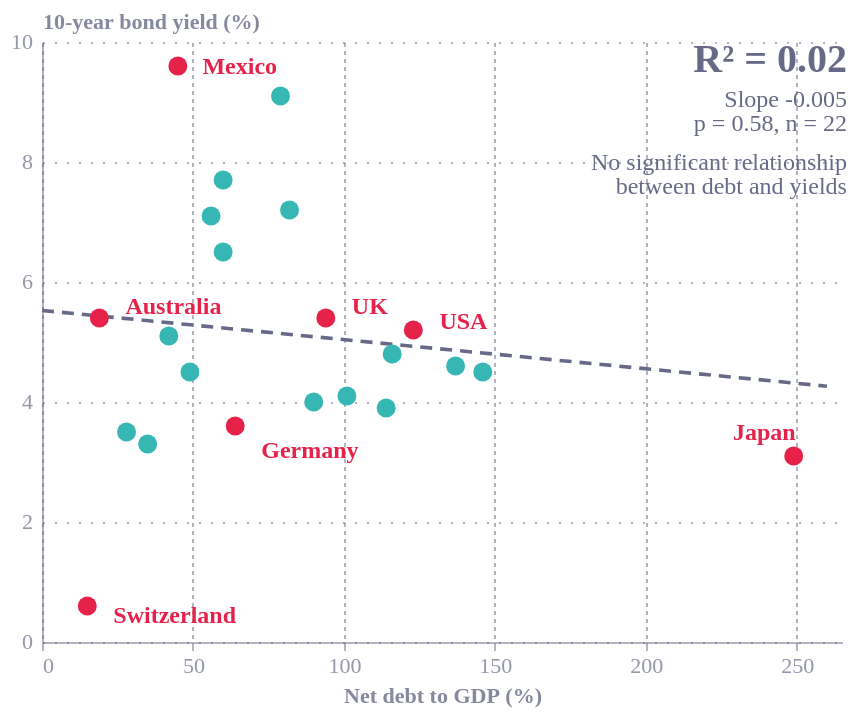

Source (notebook cell):
### Code cell
import altair as alt
import pandas as pd
from scipy import stats
from ecostyles import EcoStyles

styles = EcoStyles()
styles.register_and_enable_theme()

GREY = "#676A86"  # ecostyles axis grey, used for the trend line and annotation

# --- Data (read off the screenshot; swap in the real series) -----------------
# Highlighted economies: name, net debt/GDP, 10y yield, label x, label y, label align
highlighted = pd.DataFrame(
    [
        ("Mexico",       45, 9.6,  48.5, 9.6,  "left"),
        ("Australia",    19, 5.4,  23.0, 5.6,  "left"),
        ("UK",           94, 5.4,  98.0, 5.6,  "left"),
        ("USA",         123, 5.2, 127.0, 5.35, "left"),
        ("Germany",      64, 3.6,  68.0, 3.2,  "left"),
        ("Japan",       249, 3.1, 245.0, 3.5,  "right"),
        ("Switzerland",  15, 0.6,  19.0, 0.45, "left"),
    ],
    columns=["economy", "net_debt", "bond_yield", "label_x", "label_y", "align"],
)
highlighted["group"] = "Highlighted"

others = pd.DataFrame(
    [(79, 9.1), (60, 7.7), (56, 7.1), (82, 7.2), (60, 6.5), (42, 5.1), (49, 4.5),
     (28, 3.5), (35, 3.3), (90, 4.0), (101, 4.1), (114, 3.9), (116, 4.8),
     (137, 4.6), (146, 4.5)],
    columns=["net_debt", "bond_yield"],
)
others["economy"] = [f"Economy {i}" for i in range(1, len(others) + 1)]
others["group"] = "Other economies"

# others first so highlighted points draw on top
df = pd.concat([others, highlighted], ignore_index=True)

# --- OLS fit -----------------------------------------------------------------
fit = stats.linregress(df["net_debt"], df["bond_yield"])
trend_df = pd.DataFrame({"net_debt": [0, 260]})
trend_df["bond_yield"] = fit.intercept + fit.slope * trend_df["net_debt"]

ann = pd.DataFrame(
    {
        "x": 262,
        "y": [9.7, 9.05, 8.65, 8.0, 7.6],
        "t": [
            f"R² = {fit.rvalue**2:.2f}",
            f"Slope {fit.slope:.3f}",
            f"p = {fit.pvalue:.2f}, n = {len(df)}",
            "No significant relationship",
            "between debt and yields",
        ],
    }
)

# --- Shared encodings (identical on every layer so axes/scales merge cleanly) -
xs = alt.Scale(domain=[0, 265], nice=False)
ys = alt.Scale(domain=[0, 10])

def xenc(field):
    return alt.X(field, type="quantitative", scale=xs, title="Net debt to GDP (%)",
                 axis=alt.Axis(values=[0, 50, 100, 150, 200, 250]))

def yenc(field):
    return alt.Y(field, type="quantitative", scale=ys, title="10-year bond yield (%)",
                 axis=alt.Axis(values=[0, 2, 4, 6, 8, 10]))

colour = alt.Color(
    "group:N", legend=None,
    scale=alt.Scale(domain=["Other economies", "Highlighted"]),  # theme palette: teal, then red
)

# --- Layers ------------------------------------------------------------------
trend = (
    alt.Chart(trend_df)
    .mark_line(strokeDash=[6, 4], strokeWidth=1.8, color=GREY)
    .encode(x=xenc("net_debt"), y=yenc("bond_yield"))
)

points = (
    alt.Chart(df)
    .mark_circle(size=90, opacity=1)
    .encode(
        x=xenc("net_debt"), y=yenc("bond_yield"), color=colour,
        tooltip=["economy:N", "net_debt:Q", "bond_yield:Q"],
    )
)

def labels(align):
    return (
        alt.Chart(highlighted[highlighted["align"] == align])
        .mark_text(align=align, baseline="middle", fontSize=12, fontWeight="bold")
        .encode(x=xenc("label_x"), y=yenc("label_y"), text="economy:N", color=colour)
    )

def note(rows, **mark):
    return (
        alt.Chart(rows)
        .mark_text(align="right", baseline="middle", color=GREY, **mark)
        .encode(x=xenc("x"), y=yenc("y"), text="t:N")
    )

chart = (
    trend + points + labels("left") + labels("right")
    + note(ann.iloc[:1], fontSize=20, fontWeight="bold")
    + note(ann.iloc[1:], fontSize=12)
).properties(
    width=400,
    height=300,
    
)

styles.save(chart, path=".", name="debt_and_bond_yields", svg=True)
chart

### Figure 1 — Vega-Lite specification as saved in the notebook (floating-point values rounded to 4 significant figures)
{"config": {"font": "Circular Std", "text": {"color": "#676A86", "align": "left", "baseline": "middle", "dx": 7, "dy": 0, "fontSize": 11}, "view": {"stroke": null, "continuousWidth": 400, "continuousHeight": 300, "discreteWidth": 400, "discreteHeight": 300}, "range": {"category": ["#36B7B4", "#E6224B", "#F4C245", "#0063AF", "#00A767", "#179FDB", "#EB5C2E"], "diverging": ["#E6224B", "#E54753", "#C9C9C9", "#179FDB", "#122B39"], "heatmap": ["#C9C9C9", "#179FDB", "#0063AF", "#122B39"], "ordinal": ["#00A767", "#36B7B4", "#179FDB", "#0063AF", "#243B5A"]}, "bar": {"color": "#179fdb"}, "line": {"color": "#e6224b"}, "rule": {"color": "#676A86"}, "area": {"opacity": 0.3}, "point": {"filled": true, "size": 80, "color": "#e6224b", "opacity": 0.95}, "geoshape": {"stroke": "white", "strokeWidth": 0.3}, "rect": {"fill": "#d6d4d4", "opacity": 0.3}, "axis": {"labelColor": "#676A86", "labelFontSize": 11, "labelFont": "Circular Std", "labelOpacity": 0.7, "tickColor": "#676A86", "tickOpacity": 0.5, "domainColor": "#676A86", "domainOpacity": 0.5, "gridColor": "#676A86", "gridDash": [2, 2], "gridOpacity": 0.5, "title": null, "titleColor": "#676A86", "titleOpacity": 0.8, "tickSize": 4}, "axisXDiscrete": {"grid": false, "labelAngle": 0, "tickCount": 10, "tickOpacity": 0.5, "title": null}, "axisYDiscrete": {"ticks": false, "labelPadding": 5}, "axisXTemporal": {"grid": false, "ticks": true}, "axisXQuantitative": {"grid": true}, "axisYQuantitative": {"gridColor": "#676A86", "gridDash": [1, 5], "gridOpacity": 0.5, "ticks": false, "labelPadding": 5, "tickCount": 8, "titleAngle": 0, "titleAlign": "left", "titleBaseline": "bottom", "titleX": 0, "titleY": -5}, "title": {"color": "#676A86E6", "subtitleColor": "#676A86", "font": "Circular Std", "subtitleFont": "Circular Std", "anchor": "start", "fontSize": 14, "subtitleFontSize": 12, "subtitlePadding": 4, "offset": 0, "frame": "group"}, "legend": {"titleColor": "#122b39", "title": null, "labelColor": "#122b39", "labelFontSize": 11}}, "layer": [{"data": {"name": "data-83cdd19a02a948b5a04bc7043479449d"}, "mark": {"type": "line", "color": "#676A86", "strokeDash": [6, 4], "strokeWidth": 1.8}, "encoding": {"x": {"axis": {"values": [0, 50, 100, 150, 200, 250]}, "field": "net_debt", "scale": {"domain": [0, 265], "nice": false}, "title": "Net debt to GDP (%)", "type": "quantitative"}, "y": {"axis": {"values": [0, 2, 4, 6, 8, 10]}, "field": "bond_yield", "scale": {"domain": [0, 10]}, "title": "10-year bond yield (%)", "type": "quantitative"}}}, {"data": {"name": "data-b47c05528cc51f1d627eaf975bf48d40"}, "mark": {"type": "circle", "opacity": 1, "size": 90}, "encoding": {"color": {"field": "group", "legend": null, "scale": {"domain": ["Other economies", "Highlighted"]}, "type": "nominal"}, "tooltip": [{"field": "economy", "type": "nominal"}, {"field": "net_debt", "type": "quantitative"}, {"field": "bond_yield", "type": "quantitative"}], "x": {"axis": {"values": [0, 50, 100, 150, 200, 250]}, "field": "net_debt", "scale": {"domain": [0, 265], "nice": false}, "title": "Net debt to GDP (%)", "type": "quantitative"}, "y": {"axis": {"values": [0, 2, 4, 6, 8, 10]}, "field": "bond_yield", "scale": {"domain": [0, 10]}, "title": "10-year bond yield (%)", "type": "quantitative"}}}, {"data": {"name": "data-68605d41a5dae770433f80955f46cd77"}, "mark": {"type": "text", "align": "left", "baseline": "middle", "fontSize": 12, "fontWeight": "bold"}, "encoding": {"color": {"field": "group", "legend": null, "scale": {"domain": ["Other economies", "Highlighted"]}, "type": "nominal"}, "text": {"field": "economy", "type": "nominal"}, "x": {"axis": {"values": [0, 50, 100, 150, 200, 250]}, "field": "label_x", "scale": {"domain": [0, 265], "nice": false}, "title": "Net debt to GDP (%)", "type": "quantitative"}, "y": {"axis": {"values": [0, 2, 4, 6, 8, 10]}, "field": "label_y", "scale": {"domain": [0, 10]}, "title": "10-year bond yield (%)", "type": "quantitative"}}}, {"data": {"name": "data-f4620f28e85bee65385818c557eae950"}, "mark": {"type": "text", "align": "right", "baseline": "middle", "fontSize": 12, "fontWeight": "bold"}, "encoding": {"color": {"field": "group", "legend": null, "scale": {"domain": ["Other economies", "Highlighted"]}, "type": "nominal"}, "text": {"field": "economy", "type": "nominal"}, "x": {"axis": {"values": [0, 50, 100, 150, 200, 250]}, "field": "label_x", "scale": {"domain": [0, 265], "nice": false}, "title": "Net debt to GDP (%)", "type": "quantitative"}, "y": {"axis": {"values": [0, 2, 4, 6, 8, 10]}, "field": "label_y", "scale": {"domain": [0, 10]}, "title": "10-year bond yield (%)", "type": "quantitative"}}}, {"data": {"name": "data-dd5e046c45ca7c544ca0f4cc6e3fda4a"}, "mark": {"type": "text", "align": "right", "baseline": "middle", "color": "#676A86", "fontSize": 20, "fontWeight": "bold"}, "encoding": {"text": {"field": "t", "type": "nominal"}, "x": {"axis": {"values": [0, 50, 100, 150, 200, 250]}, "field": "x", "scale": {"domain": [0, 265], "nice": false}, "title": "Net debt to GDP (%)", "type": "quantitative"}, "y": {"axis": {"values": [0, 2, 4, 6, 8, 10]}, "field": "y", "scale": {"domain": [0, 10]}, "title": "10-year bond yield (%)", "type": "quantitative"}}}, {"data": {"name": "data-f8284f782bee87d876ac98cd3308514a"}, "mark": {"type": "text", "align": "right", "baseline": "middle", "color": "#676A86", "fontSize": 12}, "encoding": {"text": {"field": "t", "type": "nominal"}, "x": {"axis": {"values": [0, 50, 100, 150, 200, 250]}, "field": "x", "scale": {"domain": [0, 265], "nice": false}, "title": "Net debt to GDP (%)", "type": "quantitative"}, "y": {"axis": {"values": [0, 2, 4, 6, 8, 10]}, "field": "y", "scale": {"domain": [0, 10]}, "title": "10-year bond yield (%)", "type": "quantitative"}}}], "height": 300, "width": 400, "$schema": "https://vega.github.io/schema/vega-lite/v6.4.1.json", "datasets": {"data-83cdd19a02a948b5a04bc7043479449d": [{"net_debt": 0, "bond_yield": 5.525}, {"net_debt": 260, "bond_yield": 4.263}], "data-b47c05528cc51f1d627eaf975bf48d40": [{"net_debt": 79, "bond_yield": 9.1, "economy": "Economy 1", "group": "Other economies", "label_x": null, "label_y": null, "align": null}, {"net_debt": 60, "bond_yield": 7.7, "economy": "Economy 2", "group": "Other economies", "label_x": null, "label_y": null, "align": null}, {"net_debt": 56, "bond_yield": 7.1, "economy": "Economy 3", "group": "Other economies", "label_x": null, "label_y": null, "align": null}, {"net_debt": 82, "bond_yield": 7.2, "economy": "Economy 4", "group": "Other economies", "label_x": null, "label_y": null, "align": null}, {"net_debt": 60, "bond_yield": 6.5, "economy": "Economy 5", "group": "Other economies", "label_x": null, "label_y": null, "align": null}, {"net_debt": 42, "bond_yield": 5.1, "economy": "Economy 6", "group": "Other economies", "label_x": null, "label_y": null, "align": null}, {"net_debt": 49, "bond_yield": 4.5, "economy": "Economy 7", "group": "Other economies", "label_x": null, "label_y": null, "align": null}, {"net_debt": 28, "bond_yield": 3.5, "economy": "Economy 8", "group": "Other economies", "label_x": null, "label_y": null, "align": null}, {"net_debt": 35, "bond_yield": 3.3, "economy": "Economy 9", "group": "Other economies", "label_x": null, "label_y": null, "align": null}, {"net_debt": 90, "bond_yield": 4.0, "economy": "Economy 10", "group": "Other economies", "label_x": null, "label_y": null, "align": null}, {"net_debt": 101, "bond_yield": 4.1, "economy": "Economy 11", "group": "Other economies", "label_x": null, "label_y": null, "align": null}, {"net_debt": 114, "bond_yield": 3.9, "economy": "Economy 12", "group": "Other economies", "label_x": null, "label_y": null, "align": null}, {"net_debt": 116, "bond_yield": 4.8, "economy": "Economy 13", "group": "Other economies", "label_x": null, "label_y": null, "align": null}, {"net_debt": 137, "bond_yield": 4.6, "economy": "Economy 14", "group": "Other economies", "label_x": null, "label_y": null, "align": null}, {"net_debt": 146, "bond_yield": 4.5, "economy": "Economy 15", "group": "Other economies", "label_x": null, "label_y": null, "align": null}, {"net_debt": 45, "bond_yield": 9.6, "economy": "Mexico", "group": "Highlighted", "label_x": 48.5, "label_y": 9.6, "align": "left"}, {"net_debt": 19, "bond_yield": 5.4, "economy": "Australia", "group": "Highlighted", "label_x": 23.0, "label_y": 5.6, "align": "left"}, {"net_debt": 94, "bond_yield": 5.4, "economy": "UK", "group": "Highlighted", "label_x": 98.0, "label_y": 5.6, "align": "left"}, {"net_debt": 123, "bond_yield": 5.2, "economy": "USA", "group": "Highlighted", "label_x": 127.0, "label_y": 5.35, "align": "left"}, {"net_debt": 64, "bond_yield": 3.6, "economy": "Germany", "group": "Highlighted", "label_x": 68.0, "label_y": 3.2, "align": "left"}, {"net_debt": 249, "bond_yield": 3.1, "economy": "Japan", "group": "Highlighted", "label_x": 245.0, "label_y": 3.5, "align": "right"}, {"net_debt": 15, "bond_yield": 0.6, "economy": "Switzerland", "group": "Highlighted", "label_x": 19.0, "label_y": 0.45, "align": "left"}], "data-68605d41a5dae770433f80955f46cd77": [{"economy": "Mexico", "net_debt": 45, "bond_yield": 9.6, "label_x": 48.5, "label_y": 9.6, "align": "left", "group": "Highlighted"}, {"economy": "Australia", "net_debt": 19, "bond_yield": 5.4, "label_x": 23.0, "label_y": 5.6, "align": "left", "group": "Highlighted"}, {"economy": "UK", "net_debt": 94, "bond_yield": 5.4, "label_x": 98.0, "label_y": 5.6, "align": "left", "group": "Highlighted"}, {"economy": "USA", "net_debt": 123, "bond_yield": 5.2, "label_x": 127.0, "label_y": 5.35, "align": "left", "group": "Highlighted"}, {"economy": "Germany", "net_debt": 64, "bond_yield": 3.6, "label_x": 68.0, "label_y": 3.2, "align": "left", "group": "Highlighted"}, {"economy": "Switzerland", "net_debt": 15, "bond_yield": 0.6, "label_x": 19.0, "label_y": 0.45, "align": "left", "group": "Highlighted"}], "data-f4620f28e85bee65385818c557eae950": [{"economy": "Japan", "net_debt": 249, "bond_yield": 3.1, "label_x": 245.0, "label_y": 3.5, "align": "right", "group": "Highlighted"}], "data-dd5e046c45ca7c544ca0f4cc6e3fda4a": [{"x": 262, "y": 9.7, "t": "R² = 0.02"}], "data-f8284f782bee87d876ac98cd3308514a": [{"x": 262, "y": 9.05, "t": "Slope -0.005"}, {"x": 262, "y": 8.65, "t": "p = 0.58, n = 22"}, {"x": 262, "y": 8.0, "t": "No significant relationship"}, {"x": 262, "y": 7.6, "t": "between debt and yields"}]}}
